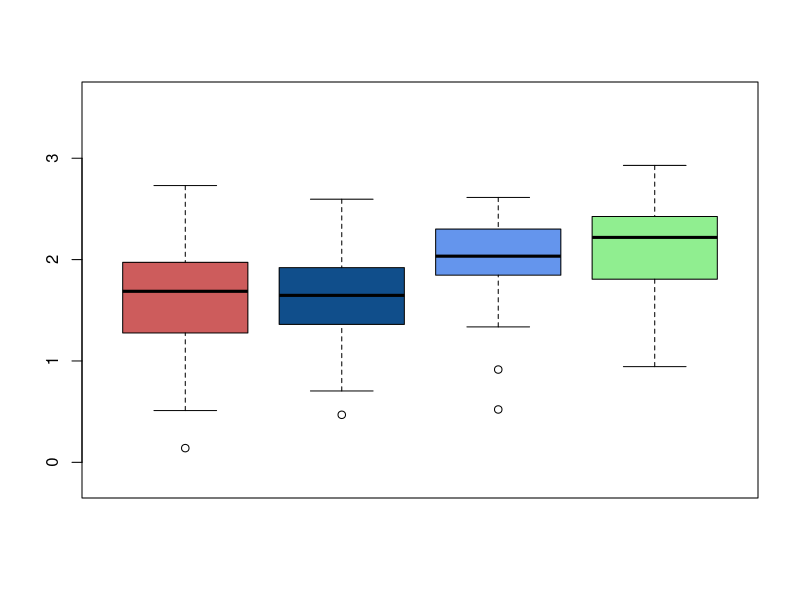
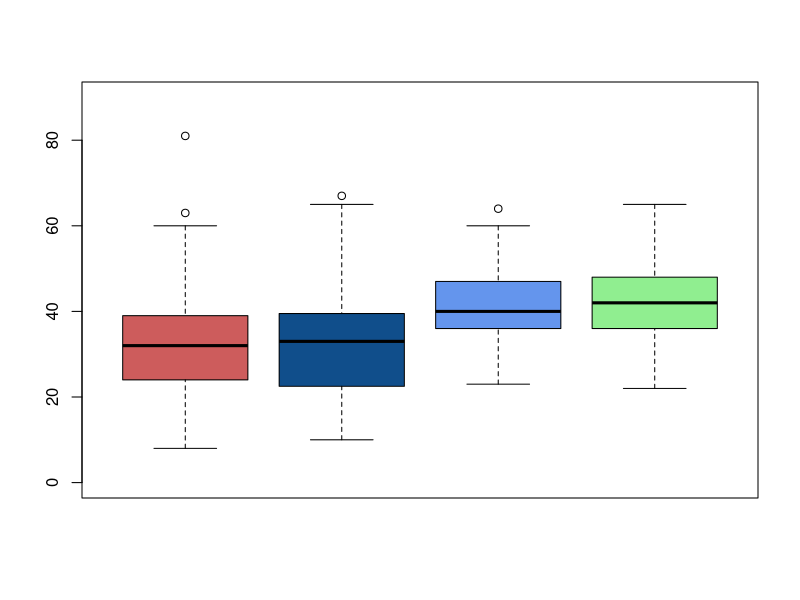

Here is the R script that generated these plots, in order:
#####################
#### Supp Fig 4 ####
#####################
div_noEntero_norm_Mar22 <- read.delim("../data/SuppFig4_NoEntero_Summary.txt")
sample_status = read.delim("../data/sample_status.txt")
divFinal_Mar22 = (merge(sample_status, div_noEntero_norm_Mar22, by.y="Index"))
# Remove "1 month post clearance" designation as that is not used in the plots
divFinalNoPostOne_Mar22 = divFinal_Mar22[divFinal_Mar22$SubStatus != "CPE_negative_1",]
divFinalNoPostOne_Mar22$SubStatus <- factor(divFinalNoPostOne_Mar22$SubStatus,
        levels=c("CPE_positive","CPE_negative_0","CPE_negative_2","Family_member"))

# Plot Figure 4a
boxplot(noEntero_Shannon~SubStatus,data=divFinalNoPostOne_Mar22, ylab="", xlab="",
        col = c("indianred", "dodgerblue4", "cornflowerblue", "lightgreen"), xaxt="n",yaxt="n",
        ylim=c(-0.2,3.6))
axis(2, at = seq(0, 3, by = 1))

# Plot Figure 4b
boxplot(noEntero_Count~SubStatus,data=divFinalNoPostOne_Mar22, ylab="", xlab="",
        col = c("indianred", "dodgerblue4", "cornflowerblue", "lightgreen"), xaxt="n",yaxt="n",
        ylim=c(0,90))
axis(2, at = seq(0, 80, by = 20))
